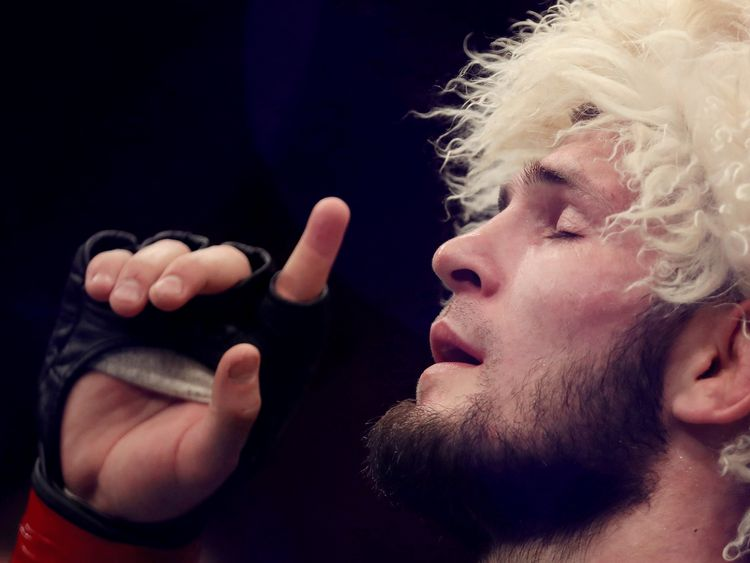
%> input picture Khabib.jpg, 750 x 563 px
$ octave Playing_with_Fourier_Transform.m   (GNU Octave 9; MATLAB toolbox functions it lacks are replaced by stand-ins)
%> lines starting %> are read from the running program, lines starting %| are printed output that depends on the picture
%Remove any variables in memory space
clear all; close all;

% First we will be loading image

img =imread('Khabib.jpg');
%> img is the input picture: size 563x750x3 uint8; mean R, G, B 74.8, 54.6, 63.2
figure('Name','Original Image'); imshow(img);

% Now let's convert into grayscale image
gray_img=rgb2gray(img);
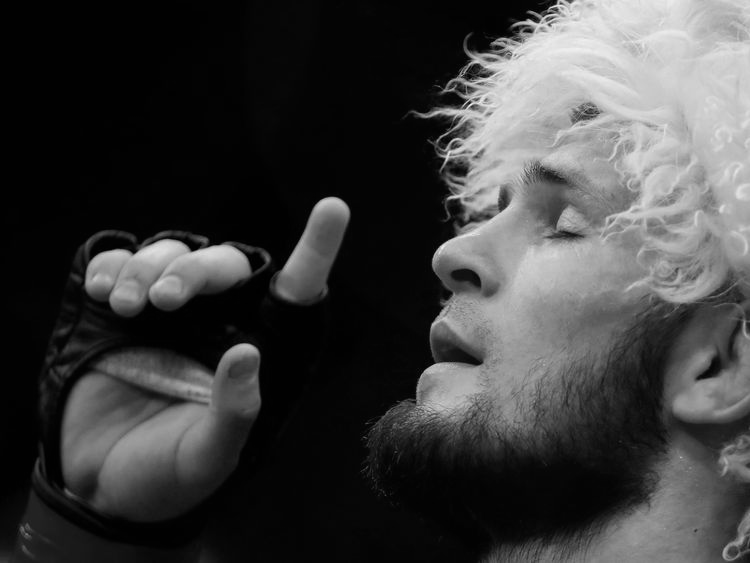
%> gray_img: size 563x750 uint8; min 0, max 240, mean 61.6
figure('Name','Gray Scale Image'); imshow(gray_img);

%Get Fourier Transform of an image
F = fft2(gray_img);
figure('Name','Fourier transform of an image'); imshow(abs(F), []);

%Get the centered spectrum
Fsh = fftshift(F);
figure('Name','Centered fourier transform of Image'); imshow(abs(Fsh), []);

%apply log transform
log_img = log(1+abs(Fsh));
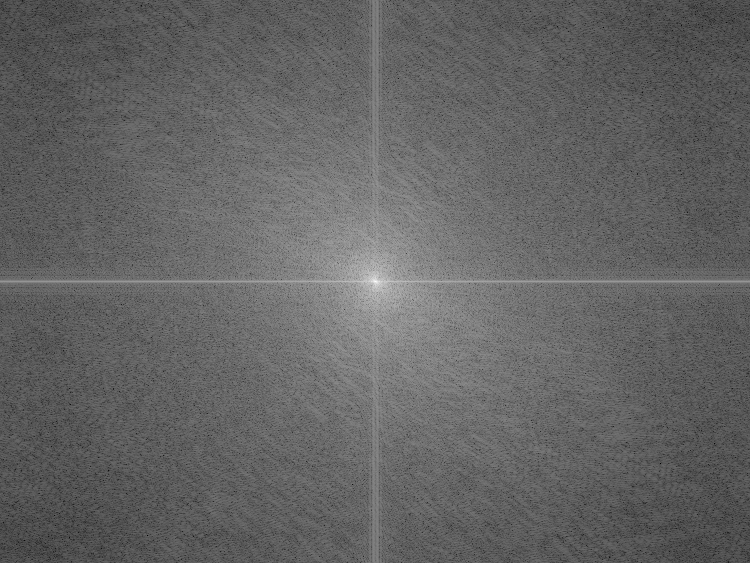
%> log_img: size 563x750 double; min 1.24, max 17.07, mean 7.46; drawn with min black and max white
figure('Name','Log fourier transform of Image'); imshow(log_img, []);

%reconstruct the Image
F = ifftshift(Fsh);
f = ifft2(F);
figure('Name','Reconstructed Image'); imshow(f, []);
